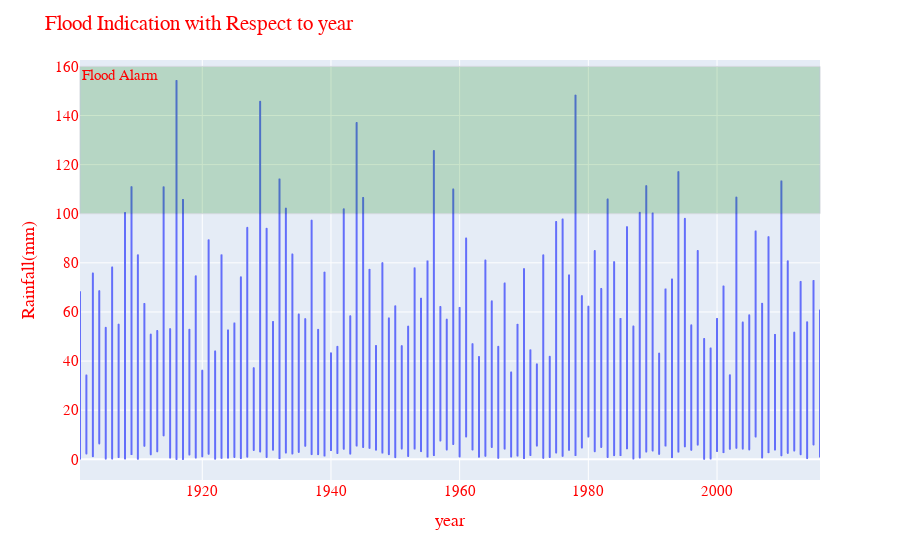

Write notebook code for a chart like this one.
### Markdown cell above
## RainFall with Respect to year

### Code cell
import plotly.express as px
plt.figure(figsize=(50,50))
fig = px.line(df, x='year', y="Rainfall(mm)",line_group='year')
fig.add_hrect(y0="100", y1="160", 
              annotation_text="Flood Alarm", annotation_position="top left",
              fillcolor="green", opacity=0.20, line_width=1)
fig.update_layout(
    font_family="Courier New",
    font_color="red",font_size=15,title="Flood Indication with Respect to year",
    title_font_family="Times New Roman",
    title_font_color="Red", yaxis_title="Rainfall(mm)",
    legend_title_font_color="blue")

fig.show()
